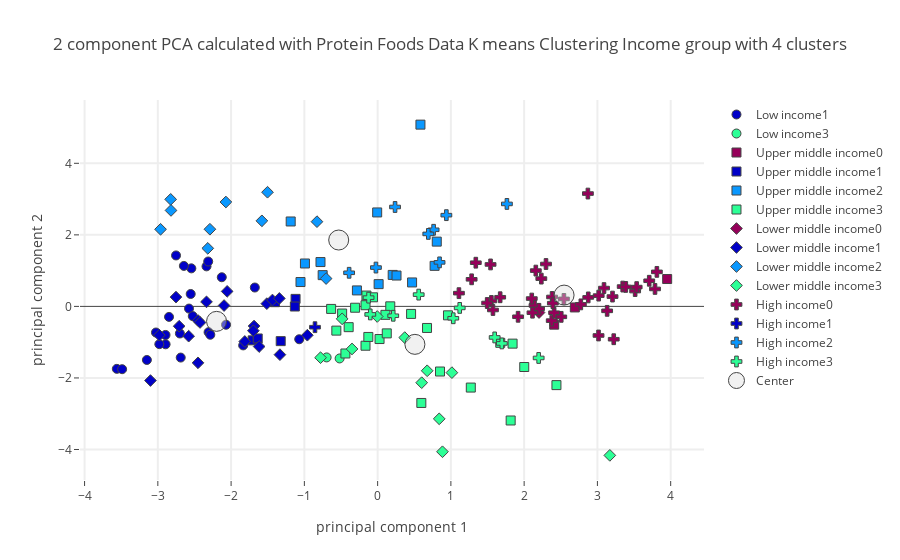

Notebook code cell kept with this figure:
### Code cell
# Plotly on Income level
plot_plotly(protein_group_merged_df,"Income group",income_centers,4,"Protein Foods",'')

### Figure 1 — Plotly figure (JSON) as saved in the notebook; plotly's stock layout.template omitted (floating-point values rounded to 4 significant figures)
{"data": [{"marker": {"color": "rgb(150,0,90)", "line": {"width": 1}, "size": 9, "symbol": 0}, "mode": "markers", "name": "Low income0", "text": [], "type": "scatter", "uid": "c622b460-9f58-4284-b411-0df7f439063b", "x": [], "y": []}, {"marker": {"color": "rgb(0,0,200)", "line": {"width": 1}, "size": 9, "symbol": 0}, "mode": "markers", "name": "Low income1", "text": ["Benin", "Burkina Faso", "Central African Republic", "Chad", "Democratic People's Republic of Korea", "Ethiopia", "Gambia", "Guinea", "Guinea-Bissau", "Haiti", "Liberia", "Madagascar", "Malawi", "Mali", "Mozambique", "Nepal", "Niger", "Rwanda", "Senegal", "Sierra Leone", "Togo", "Uganda", "United Republic of Tanzania", "Yemen", "Zimbabwe"], "type": "scatter", "uid": "d019d534-6694-4f5e-a226-5c58e5e9ac34", "x": [-2.574, -2.699, -1.835, -2.069, -2.551, -2.688, -1.676, -2.543, -2.336, -2.847, -2.313, -2.645, -3.56, -2.307, -2.895, -2.523, -3.15, -3.487, -2.127, -2.752, -3.025, -2.894, -2.979, -1.07, -2.284], "y": [-0.06102, -0.7571, -1.09, -0.5123, 0.3475, -1.43, 0.5279, 1.063, 1.119, -0.2932, 1.255, 1.132, -1.746, -0.72, -0.7983, -0.2714, -1.497, -1.755, 0.8148, 1.424, -0.7302, -1.059, -1.056, -0.9182, -0.7922]}, {"marker": {"color": "rgb(10,152,255)", "line": {"width": 1}, "size": 9, "symbol": 0}, "mode": "markers", "name": "Low income2", "text": [], "type": "scatter", "uid": "45c6be17-24f6-4e4b-9b1c-da7825c545cb", "x": [], "y": []}, {"marker": {"color": "rgb(44,255,150)", "line": {"width": 1}, "size": 9, "symbol": 0}, "mode": "markers", "name": "Low income3", "text": ["Afghanistan", "Tajikistan"], "type": "scatter", "uid": "324b4cf2-3f89-4cec-b6f2-b5ad88772737", "x": [-0.5187, -0.6961], "y": [-1.455, -1.426]}, {"marker": {"color": "rgb(150,0,90)", "line": {"width": 1}, "size": 9, "symbol": 1}, "mode": "markers", "name": "Upper middle income0", "text": ["Belarus", "Montenegro", "Russian Federation"], "type": "scatter", "uid": "606288da-2770-44cc-acbf-542f71be1632", "x": [3.952, 2.41, 2.692], "y": [0.7652, -0.5105, -0.02923]}, {"marker": {"color": "rgb(0,0,200)", "line": {"width": 1}, "size": 9, "symbol": 1}, "mode": "markers", "name": "Upper middle income1", "text": ["Belize", "Botswana", "Cuba", "Guatemala", "Namibia", "Peru"], "type": "scatter", "uid": "2c1a2b19-99b6-4434-977d-80f1538a8394", "x": [-1.12, -1.323, -1.402, -1.706, -1.637, -1.13], "y": [0.2099, -0.9707, 0.118, -0.949, -0.8966, -0.003202]}, {"marker": {"color": "rgb(10,152,255)", "line": {"width": 1}, "size": 9, "symbol": 1}, "mode": "markers", "name": "Upper middle income2", "text": ["China, mainland", "Dominican Republic", "Ecuador", "Gabon", "Grenada", "Guyana", "Jamaica", "Malaysia", "Maldives", "Saint Lucia", "Saint Vincent and the Grenadines", "Samoa", "Suriname", "Thailand"], "type": "scatter", "uid": "48ad6b8c-e2df-4512-a3a2-ae182897776e", "x": [0.8072, -1.052, 0.01381, -0.7501, 0.2056, -0.992, -0.2827, -0.006129, 0.5844, 0.4704, 0.258, 0.778, -0.7798, -1.186], "y": [1.811, 0.6811, 0.6222, 0.8739, 0.8799, 1.2, 0.4469, 2.627, 5.082, 0.6694, 0.8627, 1.134, 1.24, 2.374]}, {"marker": {"color": "rgb(44,255,150)", "line": {"width": 1}, "size": 9, "symbol": 1}, "mode": "markers", "name": "Upper middle income3", "text": ["Albania", "Algeria", "Armenia", "Azerbaijan", "Bosnia and Herzegovina", "Brazil", "Bulgaria", "Colombia", "Costa Rica", "Dominica", "Fiji", "Iran (Islamic Republic of)", "Iraq", "Jordan", "Kazakhstan", "Lebanon", "Mauritius", "Mexico", "Paraguay", "Romania", "Serbia", "South Africa", "North Macedonia", "Turkey", "Turkmenistan", "Venezuela (Bolivarian Republic of)"], "type": "scatter", "uid": "fff35633-4b50-42f1-8669-267d650dec19", "x": [2.441, 0.5966, 1.674, 1.272, -0.4398, 0.4567, 0.9604, -0.3074, -0.1526, 0.1727, -0.6347, -0.1651, -0.4844, 0.0263, 2.001, -0.1268, -0.06329, -0.3953, 0.1062, 1.842, 0.6741, -0.5635, 0.1249, 0.8515, 1.816, -0.165], "y": [-2.2, -2.699, -1.018, -2.269, -1.316, -0.2102, -0.2496, -0.03675, 0.3033, 0.002044, -0.07026, -1.099, -0.1994, -0.9124, -1.694, -0.8537, 0.2543, -0.5807, -0.2359, -1.041, -0.6027, -0.6771, -0.7541, -1.821, -3.189, 0.03305]}, {"marker": {"color": "rgb(150,0,90)", "line": {"width": 1}, "size": 9, "symbol": 2}, "mode": "markers", "name": "Lower middle income0", "text": ["Ukraine"], "type": "scatter", "uid": "99f42d29-9f05-48d8-b0b9-f088d9fb4d39", "x": [2.203], "y": [-0.1715]}, {"marker": {"color": "rgb(0,0,200)", "line": {"width": 1}, "size": 9, "symbol": 2}, "mode": "markers", "name": "Lower middle income1", "text": ["Angola", "Cabo Verde", "Cameroon", "Congo (note no data in Food suppley tables for DRC)", "CÃƒÂ´te d'Ivoire", "Djibouti", "Egypt", "El Salvador", "Ghana", "Honduras", "India", "Kenya", "Lesotho", "Nicaragua", "Nigeria", "Sao Tome and Principe", "Solomon Islands", "Eswatini", "Timor-Leste", "Zambia"], "type": "scatter", "uid": "cb113f6b-c713-4500-9ebb-2004df3091e4", "x": [-1.687, -1.512, -2.979, -1.436, -2.336, -1.333, -0.9592, -1.617, -2.45, -1.696, -2.096, -2.452, -3.101, -2.709, -2.424, -1.341, -2.054, -1.813, -2.752, -2.579], "y": [-0.5484, 0.0766, -0.8051, 0.1791, 0.1268, -1.349, -0.8056, -1.122, -0.3964, -0.6803, 0.02439, -1.577, -2.072, -0.5538, -0.4495, 0.2232, 0.4198, -0.9804, 0.2607, -0.8321]}, {"marker": {"color": "rgb(10,152,255)", "line": {"width": 1}, "size": 9, "symbol": 2}, "mode": "markers", "name": "Lower middle income2", "text": ["Bangladesh", "Cambodia", "Indonesia", "Kiribati", "Lao People's Democratic Republic", "Myanmar", "Philippines", "Sri Lanka", "Vanuatu", "Viet Nam"], "type": "scatter", "uid": "c24bbe0b-7732-4082-a697-33635df616c5", "x": [-2.963, -2.825, -2.289, -0.8278, -2.82, -2.071, -1.58, -2.318, -0.7034, -1.503], "y": [2.156, 2.993, 2.157, 2.369, 2.683, 2.918, 2.392, 1.623, 0.7783, 3.192]}, {"marker": {"color": "rgb(44,255,150)", "line": {"width": 1}, "size": 9, "symbol": 2}, "mode": "markers", "name": "Lower middle income3", "text": ["Bolivia (Plurinational State of)", "Georgia", "Kyrgyzstan", "Mauritania", "Mongolia", "Morocco", "Pakistan", "Republic of Moldova", "Sudan", "Tunisia", "Uzbekistan"], "type": "scatter", "uid": "7362822f-e91e-4882-b69f-2e02fd6471a7", "x": [-0.4843, 0.3701, 0.6016, -0.779, 0.8852, 0.8407, -0.3491, -0.005578, 3.17, 0.6763, 1.014], "y": [-0.3477, -0.8717, -2.133, -1.433, -4.063, -3.143, -1.19, -0.2823, -4.165, -1.799, -1.852]}, {"marker": {"color": "rgb(150,0,90)", "line": {"width": 1}, "size": 9, "symbol": 3}, "mode": "markers", "name": "High income0", "text": ["Argentina", "Australia", "Austria", "Bahamas", "Belgium", "Bermuda", "Canada", "China, Hong Kong SAR", "Croatia", "Cyprus", "Czechia", "Denmark", "Estonia", "Finland", "France", "French Polynesia", "Germany", "Hungary", "Iceland", "Ireland", "Israel", "Italy", "Latvia", "Lithuania", "Luxembourg", "Malta", "Netherlands", "New Caledonia", "Norway", "Poland", "Portugal", "Slovakia", "Slovenia", "Spain", "Sweden", "Switzerland", "United Kingdom", "United States of America"], "type": "scatter", "uid": "42f271b3-abef-4db3-9c1b-d9b7d53a34c7", "x": [3.015, 2.506, 3.345, 1.34, 2.141, 2.234, 1.574, 2.87, 1.553, 1.11, 2.381, 3.387, 3.223, 3.786, 2.774, 1.541, 3.09, 1.673, 3.017, 2.377, 2.409, 2.392, 3.133, 3.812, 3.206, 2.104, 3.515, 1.283, 2.543, 3.707, 2.159, 1.495, 1.917, 2.298, 3.536, 2.203, 2.114, 2.875], "y": [-0.8129, -0.2917, 0.554, 1.221, 0.027, 0.7769, -0.1001, 3.155, 0.1516, 0.3705, 0.2632, 0.5441, -0.9178, 0.4882, 0.05658, 1.173, 0.5125, 0.2556, 0.3014, -0.3982, -0.1767, 0.09001, -0.1242, 0.9653, 0.2745, 0.2191, 0.4291, 0.7575, 0.2094, 0.7168, 1.001, 0.09486, -0.2896, 1.185, 0.5399, -0.0672, -0.1765, 0.2513]}, {"marker": {"color": "rgb(0,0,200)", "line": {"width": 1}, "size": 9, "symbol": 3}, "mode": "markers", "name": "High income1", "text": ["United Arab Emirates"], "type": "scatter", "uid": "ce728865-c199-4cc2-81b6-f2d19d13b8bf", "x": [-0.8549], "y": [-0.5811]}, {"marker": {"color": "rgb(10,152,255)", "line": {"width": 1}, "size": 9, "symbol": 3}, "mode": "markers", "name": "High income2", "text": ["Antigua and Barbuda", "Brunei Darussalam", "China, Macao SAR", "China, Taiwan Province of", "Japan", "Panama", "Republic of Korea", "Saint Kitts and Nevis"], "type": "scatter", "uid": "0f5759ba-b664-45f0-ab9e-4ec60a1fb1af", "x": [0.8453, 0.7641, 1.765, 0.6916, 0.9381, -0.3891, 0.2378, -0.02307], "y": [1.231, 2.142, 2.865, 2.027, 2.551, 0.9398, 2.779, 1.085]}, {"marker": {"color": "rgb(44,255,150)", "line": {"width": 1}, "size": 9, "symbol": 3}, "mode": "markers", "name": "High income3", "text": ["Barbados", "Chile", "Greece", "Kuwait", "New Zealand", "Oman", "Saudi Arabia", "Trinidad and Tobago", "Uruguay"], "type": "scatter", "uid": "aa4aaa04-9112-43b1-a704-004dc0975e60", "x": [0.5605, 1.12, 2.198, 1.033, 1.598, 0.2132, -0.1002, -0.1237, 1.695], "y": [0.3292, -0.04205, -1.441, -0.3314, -0.8674, -0.2613, -0.2242, 0.245, -1.035]}, {"marker": {"color": "rgba(220, 220, 220, .4)", "line": {"width": 1}, "size": 20}, "mode": "markers", "name": "Center", "type": "scatter", "uid": "cfa4e1a3-b281-4a1f-8bbb-646f4121e3c0", "x": [2.545, -2.199, -0.5313, 0.5091], "y": [0.3163, -0.4181, 1.856, -1.061]}], "layout": {"hovermode": "closest", "showlegend": true, "title": {"text": "2 component PCA calculated with Protein Foods Data K means Clustering Income group with 4 clusters"}, "xaxis": {"gridwidth": 2, "ticklen": 5, "title": {"text": "principal component 1"}, "zeroline": false}, "yaxis": {"gridwidth": 2, "ticklen": 5, "title": {"text": "principal component 2"}}}}
